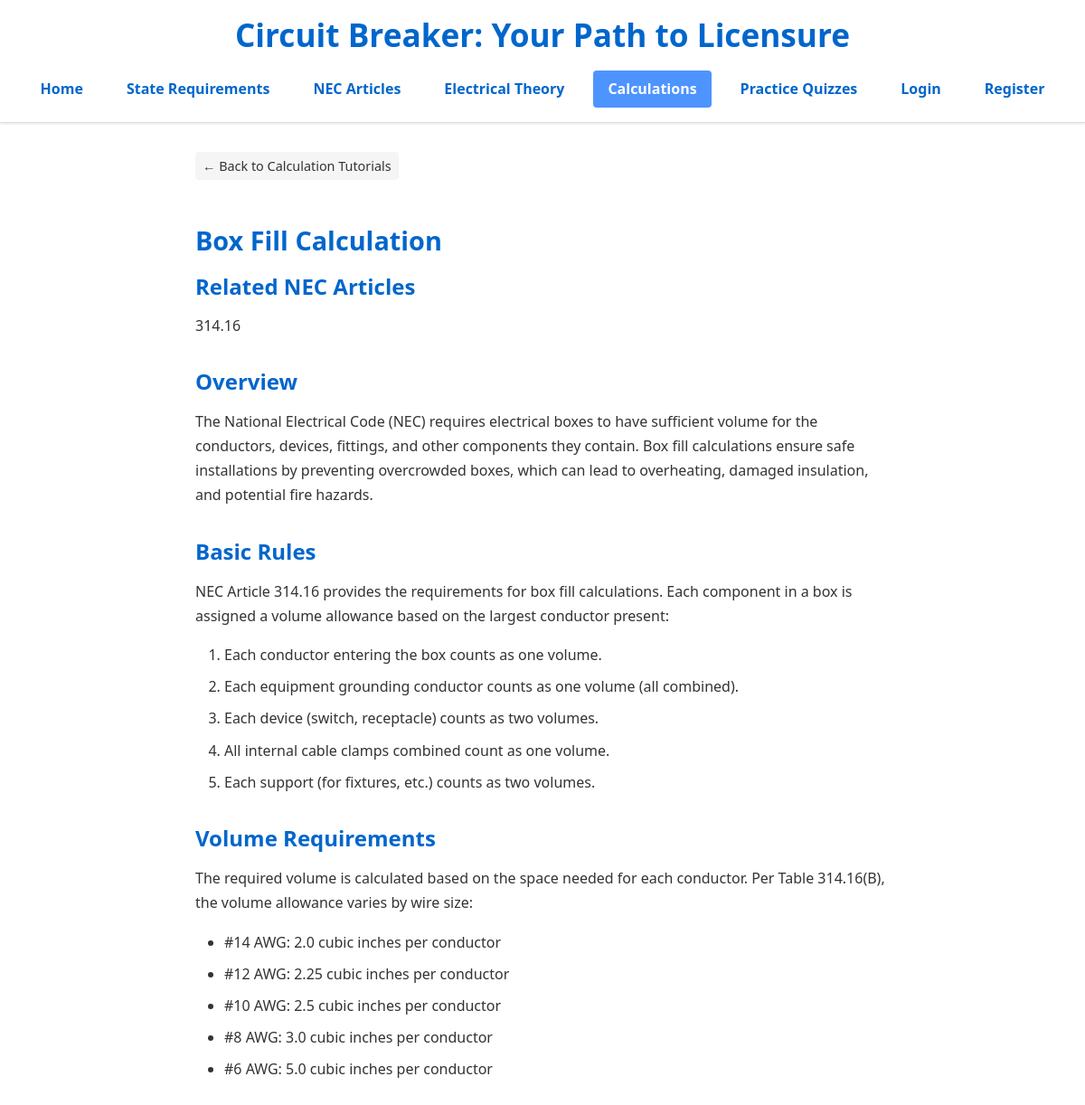
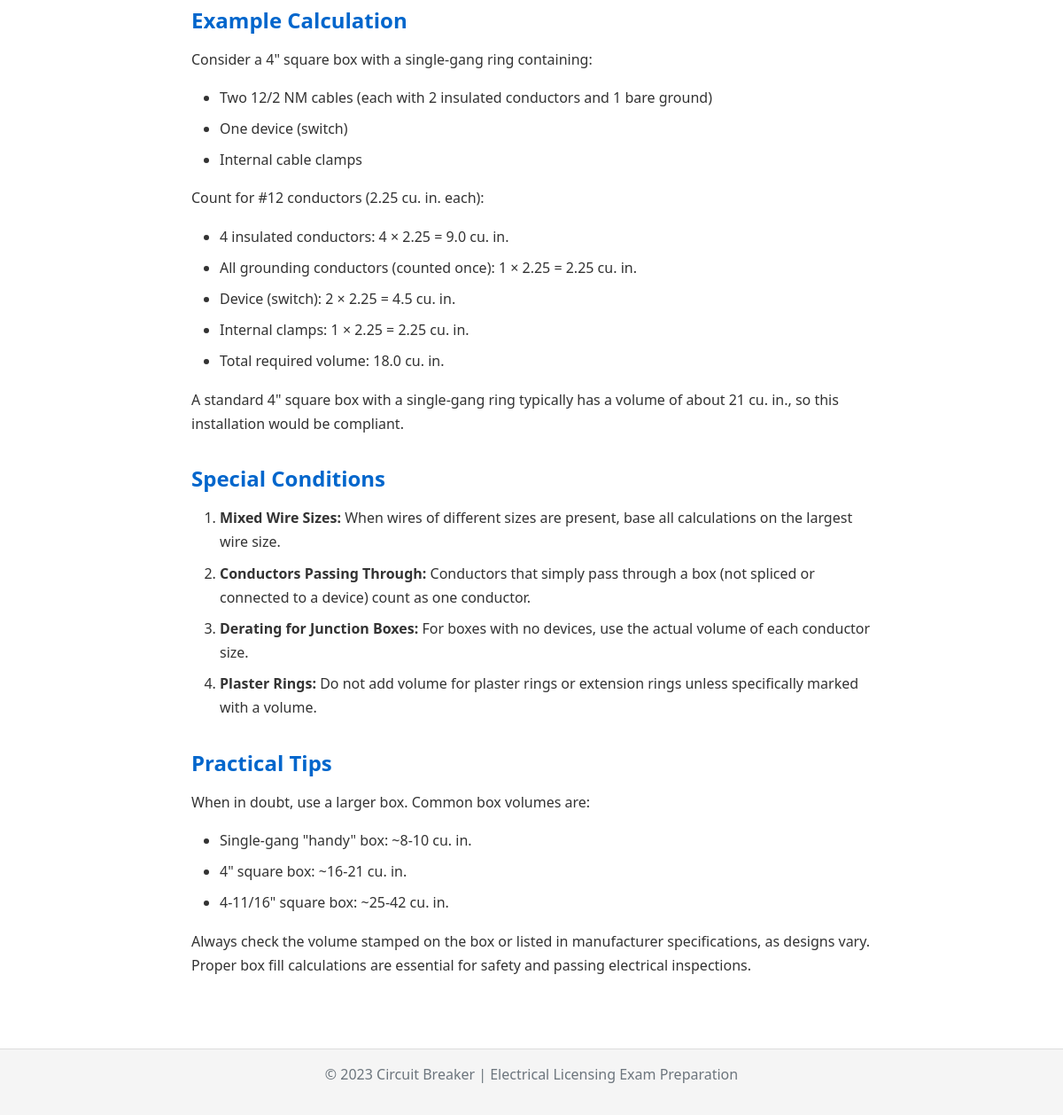
The app's page /calculations/2/ with its own data (2 pictures, top to bottom).
### models.py (models this page shows, shortened)
class CalculationTutorial(db.Model):
    id = db.Column(db.Integer, primary_key=True)
    title = db.Column(db.String(200), unique=True, nullable=False)
    content = db.Column(db.Text, nullable=False)
    related_nec_articles = db.Column(db.String(255))

### app.py (the view)
    @app.route('/calculations/<int:tutorial_id>/')
    def calculation_detail(tutorial_id):
        tutorial = CalculationTutorial.query.get_or_404(tutorial_id)
        return render_template('calculation_detail.html', tutorial=tutorial)

### templates/calculation_detail.html (shortened to what this page needs)
{% extends "base.html" %}  {% block content %}
<div class="content-detail-container">
  <div class="content-header">
    <a href="{{ url_for('calculations_list') }}" class="back-link"
      >← Back to Calculation Tutorials</a
    >
  </div>
  <h2 class="content-title">{{ tutorial.title }}</h2>
  {% if tutorial.related_nec_articles %}
  <div class="related-info">
    <h3>Related NEC Articles</h3>
    <p>{{ tutorial.related_nec_articles }}</p>
  </div>
  {% endif %}
  <div class="content-main">
    <div class="content-text">{{ tutorial.content|safe }}</div>
  </div>
</div>
{% endblock %}

### static/css/style.css (style rules this page uses)
* { margin: 0; padding: 0; box-sizing: border-box; }
:root { --primary: #0066cc; --primary-dark: #0055aa; --primary-light: #4d94ff; --secondary: #6c757d; --dark: #333333; --light: #f5f5f5; --lighter: #ffffff; --border: #dddddd; --success: #28a745; --error: #dc3545; --warning: #ffc107; --info: #17a2b8; --body-font: "Segoe UI", Arial, sans-serif; --heading-font: "Segoe UI", Arial, sans-serif; --spacing-xs: 0.25rem; --spacing-sm: 0.5rem; --spacing: 1rem; --spacing-md: 1.5rem; --spacing-lg: 2rem; --spacing-xl: 3rem; --border-radius: 4px; --box-shadow: 0 2px 5px rgba(0, 0, 0, 0.1); }
body { font-family: var(--body-font); line-height: 1.6; color: var(--dark); background-color: var(--lighter); font-size: 16px; }
h1, h2, h3, h4, h5, h6 { font-family: var(--heading-font); font-weight: 600; line-height: 1.3; margin-bottom: var(--spacing); color: var(--primary); }
h2 { font-size: 1.8rem; }
h3 { font-size: 1.5rem; }
p { margin-bottom: var(--spacing); }
a { color: var(--primary); text-decoration: none; transition: color 0.2s ease; }
ul, ol { margin-bottom: var(--spacing); padding-left: var(--spacing-lg); }
li { margin-bottom: var(--spacing-sm); }
.content-detail-container { max-width: 800px; margin: 0 auto; padding: var(--spacing); }
.content-header { margin-bottom: var(--spacing-lg); }
.content-text { line-height: 1.7; }
.content-text h1, .content-text h2, .content-text h3 { margin-top: var(--spacing-lg); margin-bottom: var(--spacing); }
.content-text ul, .content-text ol { margin-bottom: var(--spacing); }
.content-text p { margin-bottom: var(--spacing); }
.back-link { display: inline-block; margin-bottom: var(--spacing); padding: var(--spacing-xs) var(--spacing-sm); background-color: var(--light); color: var(--dark); border-radius: var(--border-radius); font-size: 0.9rem; }

### records on screen
CalculationTutorial: title "Box Fill Calculation", related_nec_articles "314.16", content "Overview The National Electrical Code (NEC) requires electrical boxes to have sufficient volume for the conductors, devices, fittings, and other components they contain. Box fill calculations ensure safe installations by preventing overcrowded boxes, which can lead to overheating, damaged insulation, and potential fire hazards. Basic Rules NEC Article 314.16 provides the requirements for box fill calculations. Each component in a box is assigned a volume allowance based on the largest conductor present: Each conductor entering the box counts as one volume. Each equipment grounding conductor counts as one volume (all combined). Each device (switch, receptacle) counts as two volumes. All…"
